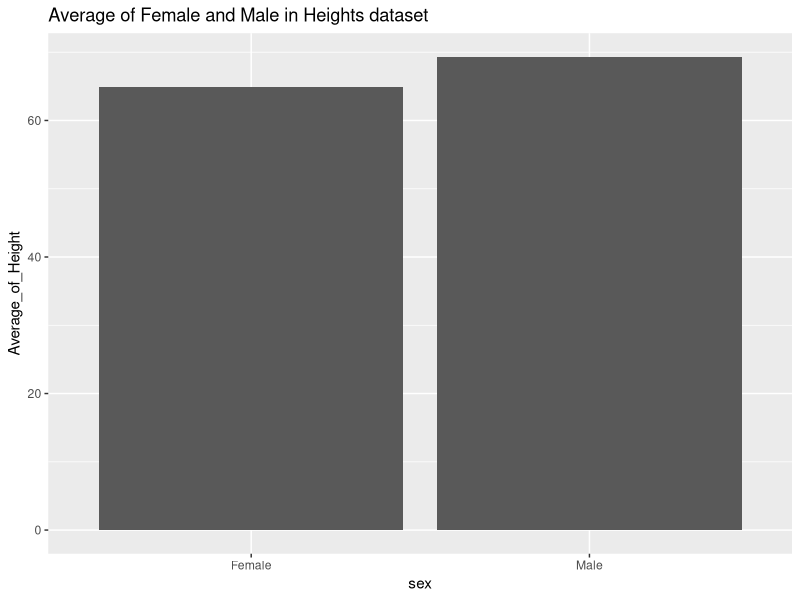
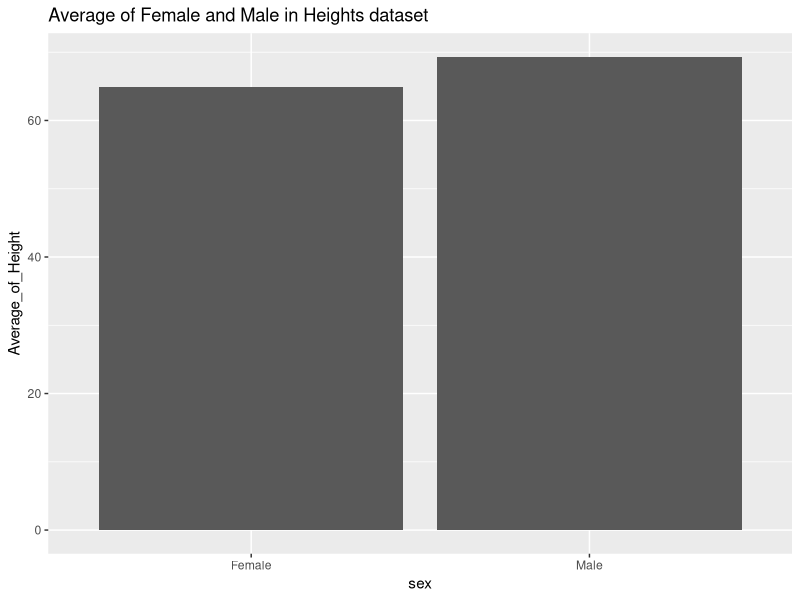

The R source for these figures, in order:
library(tidyverse)
library(dslabs)
library(dplyr)
library(ggplot2)
library(kableExtra)
data(heights)
options(digits = 3)

head(heights)
kable(head(heights) , "pandoc" , caption = "Heights Datasets")

# the percentage of data is female and male 
Percentage  <- heights %>% 
  summarise (F_perc.= mean(sex=="Female"),
             M_perc.= mean(sex == "Male"),
             F_no. = sum(sex=="Female"),
             M_no. = sum(sex == "Male"))

kable(Percentage , "pandoc", caption = "Percentage and Number of Female and Male in Heights Dataset")

# Average and standard deviation of height based on sex
sex_avg_height <- heights %>% 
  group_by(sex) %>% 
  summarize(Average_of_Height = mean(height), 
            standard_deviation = sd(height)) 
kable(sex_avg_height ,"pandoc", caption = "Average of Height in Female/Male group")

# plot of the sex percentage 
sex_avg_height %>% group_by(sex) %>%
  ggplot(aes(sex,Average_of_Height)) + 
  geom_bar(stat= "identity") + 
  ggtitle("Average of Female and Male in Heights dataset")

ggsave("figs/bar-sex_avgHeight.png")

QC25to75<- heights %>% group_by(sex) %>% summarise(Q25 = quantile(height,0.25),
                                        Q50 = quantile(height,0.5),
                                        Q75 = quantile(height, 0.75))

kable(QC25to75 , "pandoc", caption = "Quantile of Height in Female and Male")
